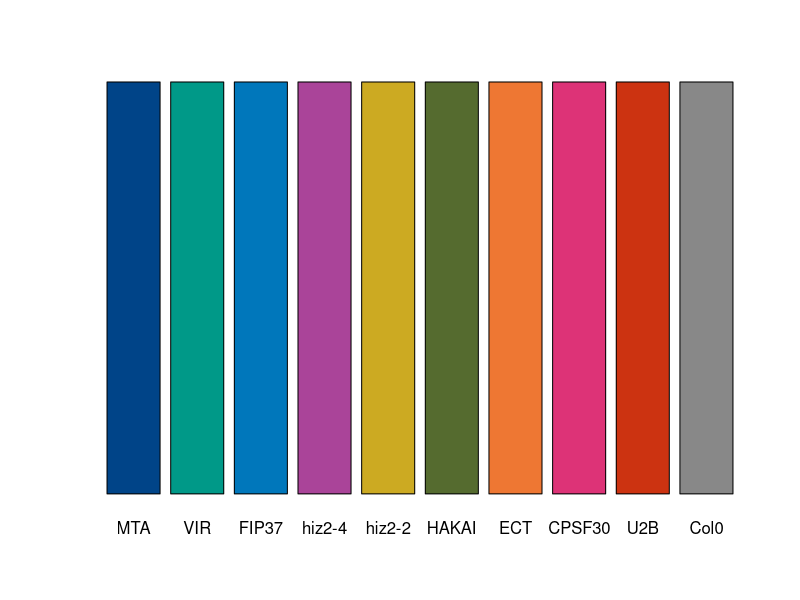
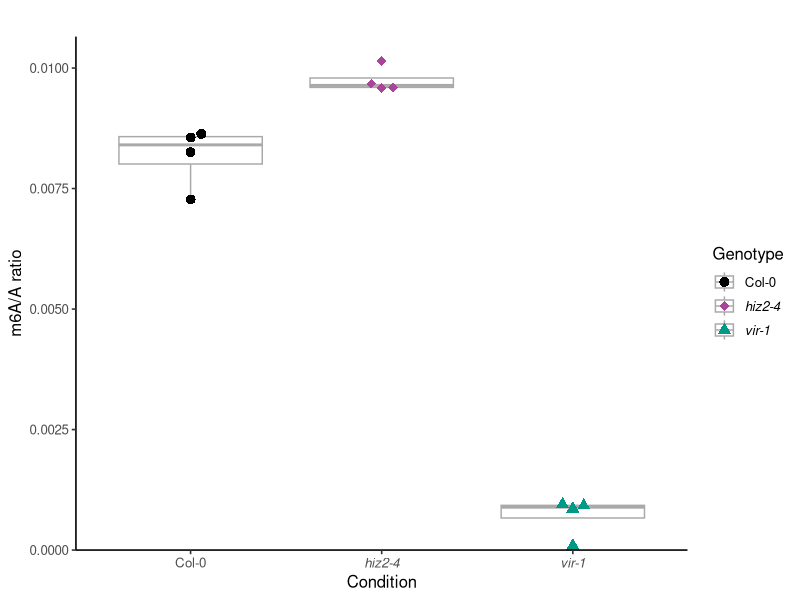
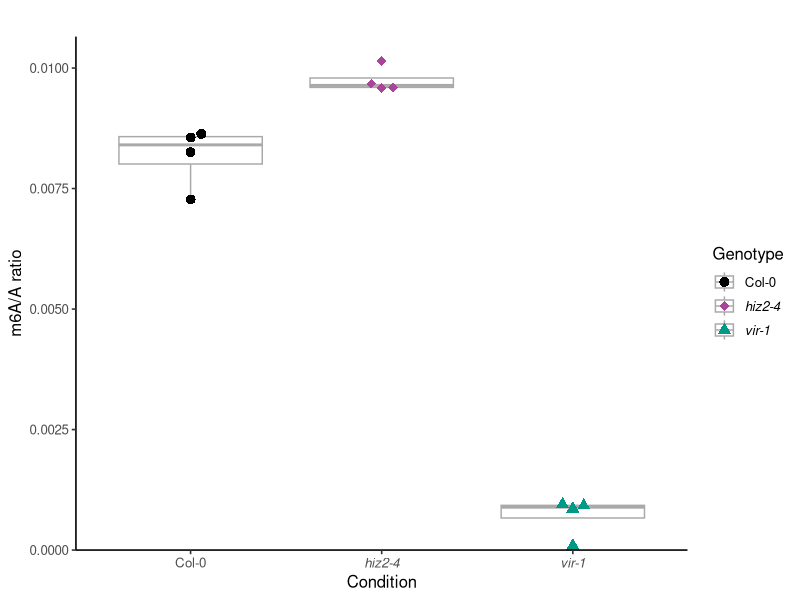
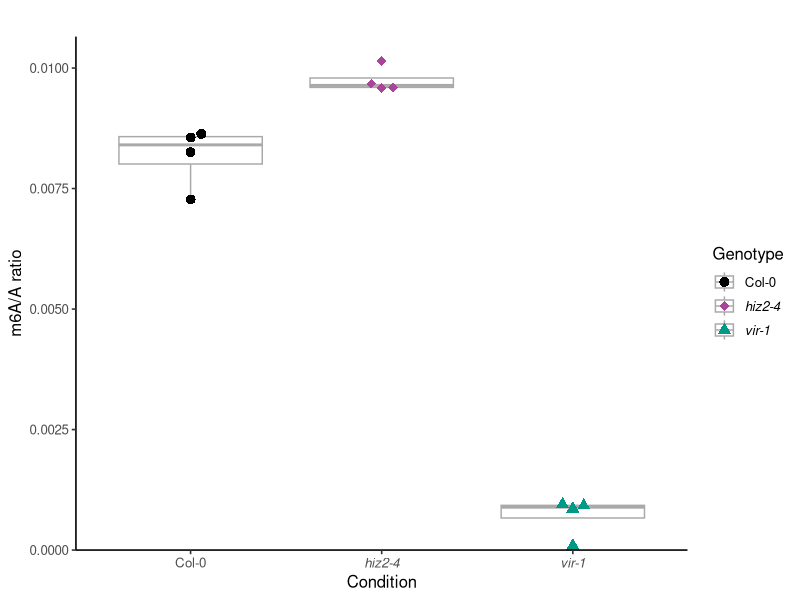

R code for these plots, in order:
## ---- chunk 1
palette <- c(
 # Writers
  "MTA"     = "#004488",
  "VIR"  = "#009988",
  "FIP37"   = "#0077BB",
  "hiz2-4" = "#AA4499",
  "hiz2-2"    = "#CCAA22",
  "HAKAI" = "#556B2F",
  #Readers
  "ECT"     = "#EE7733",
  "CPSF30"  = "#DD3377",
  #Other
  "U2B"     = "#CC3311",
  "Col0"    = "#888888"
)
barplot(rep(1, 10), col = palette, names.arg = names(palette), yaxt = "n")
## ---- chunk 2
library(data.table)
library(ggplot2)
library(ggbeeswarm)
## ---- chunk 3
geno <- c("Col-0", "Col-0", "Col-0", "Col-0",
          "vir-1","vir-1","vir-1","vir-1",
          "hiz2-4", "hiz2-4", "hiz2-4", "hiz2-4")
ratio <- c(0.007274009, 0.008633628, 0.008254319,0.008558344,
          0.000857854, 0.000921575, 0.000947094, 0.0000896763,
          0.00960193, 0.010145082, 0.009676993, 0.009587339)

table <- data.table(geno=geno, m6A_ratio=ratio)
## ---- chunk 4
custom_colors <- c(
    "Col-0" = "black",
    "hiz2-4" = "#AA4499",
    "vir-1" = "#009988"
)
## ---- chunk 5
dot_And_box <- ggplot(data = table, aes(y = m6A_ratio, x = geno, colour = geno, shape = geno)) +
  geom_boxplot(colour = "darkgrey") +
  geom_beeswarm(size = 3, cex = 2) +
  theme_classic(base_size = 12) +
  scale_x_discrete(
    labels = c("Col-0", expression(italic("hiz2-4")), expression(italic("vir-1")))
  ) +
    scale_y_continuous(expand = expansion(mult = c(0, 0.05)), limits = c(0, NA))+
  labs(
    title = "",
    x = "Condition",
    y = "m6A/A ratio",
    colour = "Genotype",
    shape = "Genotype"
  ) +
  scale_color_manual(
    values = custom_colors,
    labels = c(
      "Col-0" = "Col-0",
      "vir-1" = expression(italic("vir-1")),
      "hiz2-4" = expression(italic("hiz2-4"))
    )
  ) +
  scale_shape_manual(
    values = c("Col-0" = 16, "vir-1" = 17, "hiz2-4" = 18),
    labels = c(
      "Col-0" = "Col-0",
      "vir-1" = expression(italic("vir-1")),
      "hiz2-4" = expression(italic("hiz2-4"))
    )
  ) +
  guides(
    colour = guide_legend(title = "Genotype"),
    shape = guide_legend(title = "Genotype")
  )

dot_And_box
## ---- chunk 6
ggsave(
  filename = "../../Figures/figure_2/hiz2_4lcms.pdf",
  plot = dot_And_box,
  width = 5, height = 4, units = "in",
    bg = "transparent"
)
ggsave(
  filename = "../../Figures/figure_2/hiz2_4lcms.png",
  plot = dot_And_box,
  width = 5, height = 4, units = "in" 
)
## ---- chunk 7
# Convert temperature and genotype to factors
table$geno <- as.factor(table$geno)

# ANOVA
anova_result <- aov(m6A_ratio ~ geno, data = table)
summary(anova_result)

# t.test
t.test(table$m6A_ratio[table$geno=="Col-0"], table$m6A_ratio[table$geno=="hiz2-4"], conf.level = 0.95)
t.test(table$m6A_ratio[table$geno=="Col-0"], table$m6A_ratio[table$geno=="vir-1"], conf.level = 0.95)
